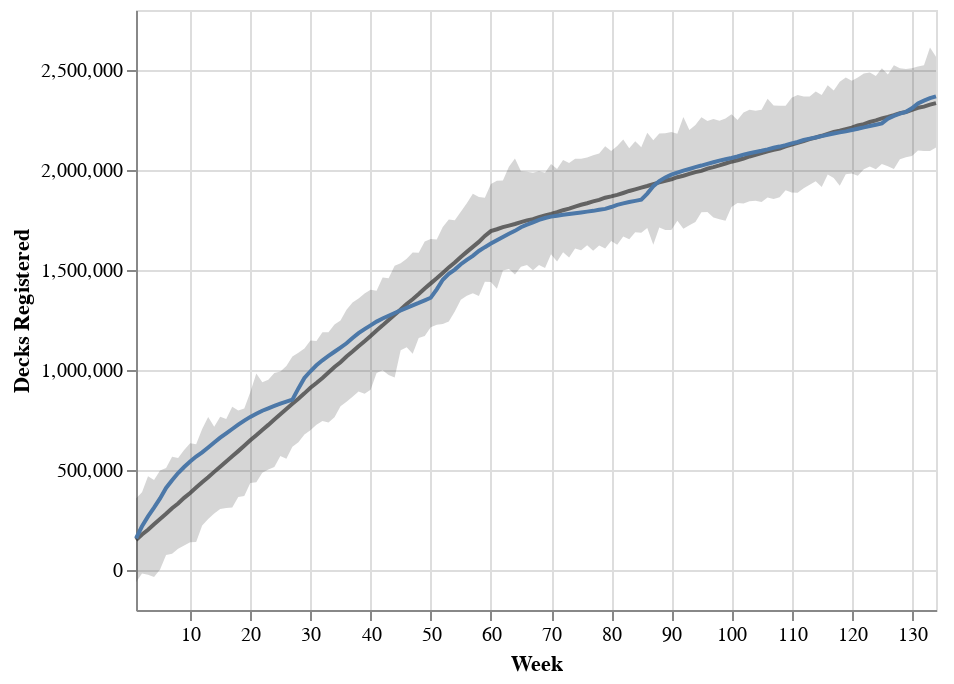

Notebook code cell kept with this figure:
### Code cell
chart_3 = plot_fit_altair(model_3, trace_3, model_data)
chart_3.properties(width="container").save("./altair_output/model_3.json")
chart_3

### Figure 1 — Vega-Lite specification as saved in the notebook (floating-point values rounded to 4 significant figures; data arrays with more than 128 entries replaced by an {"elided": "..."} marker saying what was removed)
{"config": {"view": {"continuousWidth": 400, "continuousHeight": 300}}, "layer": [{"mark": {"type": "area", "color": "#333333", "opacity": 0.2}, "encoding": {"tooltip": [{"type": "quantitative", "field": "Total_scaled", "format": ",.0f", "title": "Registered Decks"}, {"type": "quantitative", "field": "max_posterior_predictor", "format": ",.0f", "title": "Model Max"}, {"type": "quantitative", "field": "mean_posterior_predictor", "format": ",.0f", "title": "Model Mean"}, {"type": "quantitative", "field": "min_posterior_predictor", "format": ",.0f", "title": "Model Min"}], "x": {"type": "quantitative", "field": "Week_nr", "scale": {"domain": [1, 134], "nice": false, "zero": false}, "title": "Week"}, "y": {"type": "quantitative", "field": "min_posterior_predictor", "title": "Decks Registered"}, "y2": {"field": "max_posterior_predictor"}}}, {"mark": {"type": "line", "color": "#333333", "opacity": 0.7}, "encoding": {"tooltip": [{"type": "quantitative", "field": "Total_scaled", "format": ",.0f", "title": "Registered Decks"}, {"type": "quantitative", "field": "max_posterior_predictor", "format": ",.0f", "title": "Model Max"}, {"type": "quantitative", "field": "mean_posterior_predictor", "format": ",.0f", "title": "Model Mean"}, {"type": "quantitative", "field": "min_posterior_predictor", "format": ",.0f", "title": "Model Min"}], "x": {"type": "quantitative", "field": "Week_nr", "scale": {"domain": [1, 134], "nice": false, "zero": false}, "title": "Week"}, "y": {"type": "quantitative", "field": "mean_posterior_predictor"}}}, {"mark": "line", "encoding": {"tooltip": [{"type": "quantitative", "field": "Total_scaled", "format": ",.0f", "title": "Registered Decks"}, {"type": "quantitative", "field": "max_posterior_predictor", "format": ",.0f", "title": "Model Max"}, {"type": "quantitative", "field": "mean_posterior_predictor", "format": ",.0f", "title": "Model Mean"}, {"type": "quantitative", "field": "min_posterior_predictor", "format": ",.0f", "title": "Model Min"}], "x": {"type": "quantitative", "field": "Week_nr", "scale": {"domain": [1, 134], "nice": false, "zero": false}, "title": "Week"}, "y": {"type": "quantitative", "field": "Total_scaled"}}}], "data": {"name": "data-ff9e7a1859caedd6088a4492c526b196"}, "$schema": "https://vega.github.io/schema/vega-lite/v4.8.1.json", "datasets": {"data-ff9e7a1859caedd6088a4492c526b196": {"elided": "134 records"}}}
